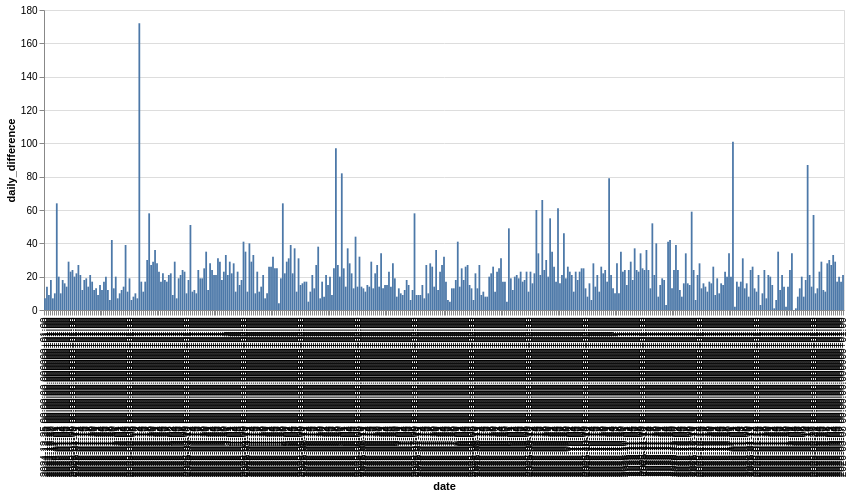

Notebook code cell kept with this figure:
### Code cell
segment("Junglepark")

### Figure 1 — Vega-Lite specification as saved in the notebook (floating-point values rounded to 4 significant figures; data arrays with more than 128 entries replaced by an {"elided": "..."} marker saying what was removed)
{"config": {"view": {"continuousWidth": 300, "continuousHeight": 300}}, "data": {"name": "data-68b2ae299f8e22169ce8512a6cdd9629"}, "mark": {"type": "bar"}, "encoding": {"x": {"field": "date", "type": "ordinal"}, "y": {"field": "daily_difference", "type": "quantitative"}}, "width": 800, "$schema": "https://vega.github.io/schema/vega-lite/v6.1.0.json", "datasets": {"data-68b2ae299f8e22169ce8512a6cdd9629": {"elided": "407 records"}}}
